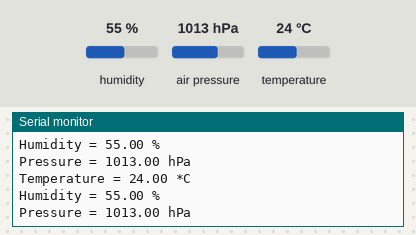
Bench run of a sketch on a simulated Arduino Uno, built with avr-gcc and run on an emulated ATmega328P. Shown: the last lines printed to the serial monitor. The test bench sets the inputs (shaded band); at power-on: humidity 55 %, air pressure 1013 hPa, temperature 24 °C.

Above: at 2.8 s.
2.9 s: humidity set to 22 %
At 4.9 s:
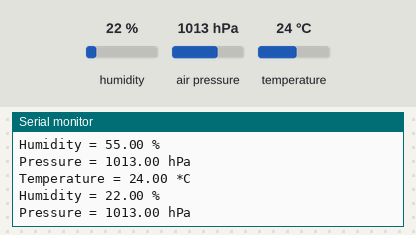
5.6 s: air pressure set to 952 hPa
At 6.6 s:
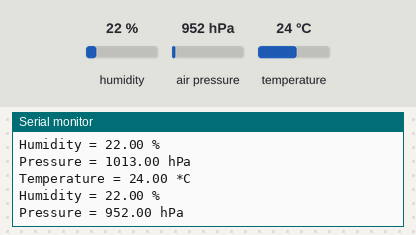
8.3 s: temperature set to 12 °C
At 11.2 s:
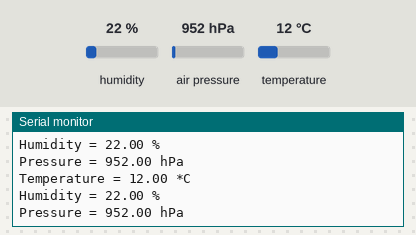

The sketch:

control_bme280.ino.ino
```cpp
#include <Wire.h>
#include <Adafruit_Sensor.h>
#include <Adafruit_BME280.h>

// 1. 接続
// BME280のVDDをArduinoの3.3Vに接続します。
// BME280のGNDをArduinoのGNDに接続します。
// BME280のSDI (これはSDAとしても知られています) をArduinoのA4に接続します。
// BME280のSCK (これはSCLとしても知られています) をArduinoのA5に接続します。
// BME280のCSBをArduinoの3.3Vに接続して、I2Cモードを選択します。
// BME280のSDOはI2Cアドレス選択のためのピンです。GNDに接続するとアドレスは0x76、3.3Vに接続するとアドレスは0x77になります。
// あなたのセンサーの設定や他のI2Cデバイスとの競合を避けるために適切なアドレスを選択してください。

Adafruit_BME280 bme;

void setup() {
  Serial.begin(9600);

  if (!bme.begin(0x77)) { // このアドレスはSDOをGNDに接続した場合のものです。SDOを3.3Vに接続した場合は0x77に変更してください。
    Serial.println("Could not find a valid BME280 sensor, check wiring!");
    while (1);
  }
}

void loop() {
  Serial.print("Temperature = ");
  Serial.print(bme.readTemperature());
  Serial.println(" *C");

  Serial.print("Humidity = ");
  Serial.print(bme.readHumidity());
  Serial.println(" %");

  Serial.print("Pressure = ");
  Serial.print(bme.readPressure() / 100.0F);
  Serial.println(" hPa");

  Serial.println();
  delay(2000); // 2秒待つ
}
```

Measured:
- after the input at 2.9 s, the serial monitor: prints a new line after 1.1 s (image 1)
- after the input at 5.6 s, the serial monitor: prints a new line after 0.46 s (image 2)
- after the input at 8.3 s, the serial monitor: prints a new line after 1.7 s (image 3)
